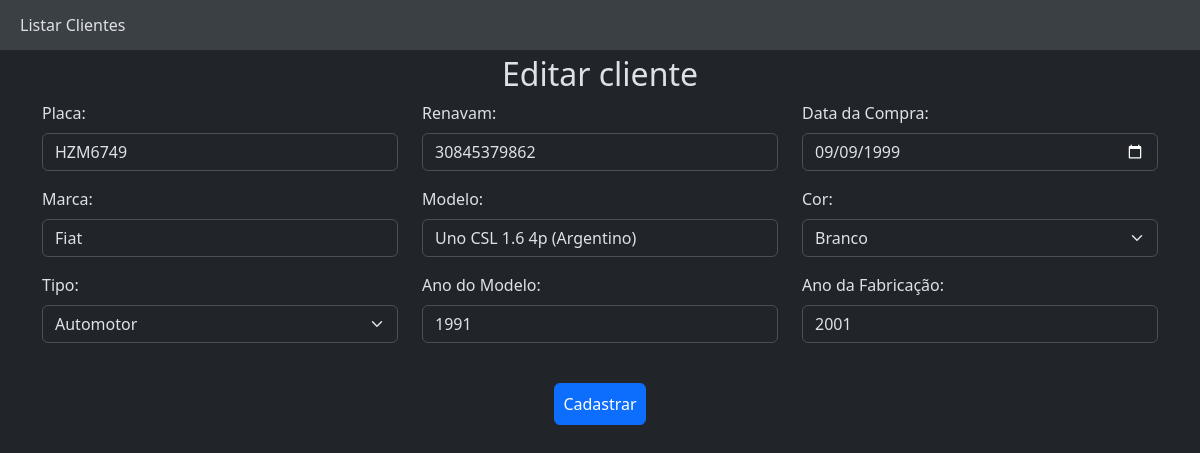
/atualizar.php?codigo=6, run on the app's committed database.
### tables this page shows
CREATE TABLE IF NOT EXISTS `carro` (
  `codigo` int(5) NOT NULL AUTO_INCREMENT,
  `placa` varchar(7) DEFAULT NULL,
  `renavam` varchar(11) DEFAULT NULL,
  `data_compra` date DEFAULT NULL,
  `marca` varchar(30) DEFAULT NULL,
  `modelo` varchar(45) DEFAULT NULL,
  `cor` int(1) DEFAULT NULL,
  `tipo` varchar(1) DEFAULT NULL,
  `ano_modelo` int(4) DEFAULT NULL,
  `ano_fabricacao` int(4) DEFAULT NULL,
  PRIMARY KEY (`codigo`)
);

### classes/bancoDeDados/Conexao.php (called while the page is built)
<?php
class Conexao
{
    public function getConexao()
    {
        $host = 'localhost';
        $port = 3306;
        $dbName = 'carros_crud';
        $usuario = 'root';
        $senha = '';
        $con = new PDO
        (
            "mysql:host=" . $host . ";port=" . $port . ";dbname=" . $dbName . "",
            $usuario,
            $senha
        );
        return $con;
    }
}
?>

### classes/bancoDeDados/Carro.php (called while the page is built, shortened)
<?php
require 'Conexao.php';
class Carro
{
    private $conexao;
    public function __construct()
    {
        $con = new Conexao();
        $this->conexao = $con->getConexao();
    }
    private function mapear($q)
    {
        $listaDeCarros = [];
        foreach ($q as $dados) {
            $carro = new CarroModel();
            $carro->codigo = $dados['codigo'];
            $carro->placa = $dados['placa'];
            $carro->renavam = $dados['renavam'];
            $carro->data_compra = $dados['data_compra'];
            $carro->marca = $dados['marca'];
            $carro->modelo = $dados['modelo'];
            $carro->cor = $dados['cor'];
            $carro->tipo = $dados['tipo'];
            $carro->ano_modelo = $dados['ano_modelo'];
            $carro->ano_fabricacao = $dados['ano_fabricacao'];
            $listaDeCarros[] = $carro;
        }
        return $listaDeCarros;
    }
    public function pesquisarPorCodigo($codigo, $limite = 10000)
    {
        $sql = "select * from carro where codigo = :codigo limit " . $limite;
        $q = $this->conexao->prepare($sql);
        $q->bindParam(':codigo', $codigo);
        $q->execute();
        return $this->mapear($q);
    }
    public function getCarro($codigo)
    {
        $carro = new CarroModel();
        $arrayCarro = $this->pesquisarPorCodigo($codigo, 1);
        if (count($arrayCarro) > 0) {
            $carro = $arrayCarro[0];
        }
        return $carro;
    }
}
?>

### atualizar.php (the view, shortened to what this page needs)
<?php
require 'classes/bancoDeDados/Carro.php';
$titulo = 'Novo cliente';
$acao = 'cadastrar.php';
$carro = new CarroModel();
if (isset($_GET['codigo'])) {
    $codigo = $_GET['codigo'];
    $titulo = 'Editar cliente';
    $acao = 'editar.php';
    $c = new Carro();
    $carro = $c->getCarro($codigo);
}
?>
<!DOCTYPE html>
<html lang="pt-br" data-bs-theme="dark">
<head>
    <link href="https://cdn.jsdelivr.net/npm/bootstrap@5.3.1/dist/css/bootstrap.min.css" rel="stylesheet"
>
    <link rel="stylesheet" href="style.css">
</head>
<body>
    <nav>
        <a class="navA" href="index.php">Listar Clientes</a>
    </nav>
    <div class="container">
        <form method="post" class="form mb-5" action="<?php echo $acao; ?>">
            <h2>
                <?php echo $titulo; ?>
            </h2>
            <div class="row">
                <div class="col-4 mb-3">
                    <label for="placa" class="form-label">Placa:</label><br>
                    <input value= "<?php echo $carro->placa; ?>"type="text" id="placa" name="placa" class="form-control">
                </div>
                <div class="col-4 mb-3">
                    <label for="renavam" class="form-label">Renavam:</label><br>
                    <input value= "<?php echo $carro->renavam; ?>" type="text" id="renavam" name="renavam" class="form-control">
                </div>
                <div class="col-4 mb-3">
                    <label for="data_compra" class="form-label">Data da Compra:</label><br>
                    <input value= "<?php echo $carro->data_compra; ?>" type="date" id="data_compra" name="data_compra" class="form-control">
                </div>
                <div class="col-4 mb-3">
                    <label for="marca" class="form-label">Marca:</label><br>
                    <input value= "<?php echo $carro->marca; ?>" type="text" id="marca" name="marca" class="form-control">
                </div>
                <div class="col-4 mb-3">
                    <label for="modelo" class="form-label">Modelo:</label><br>
                    <input value= "<?php echo $carro->modelo; ?>" type="text" id="modelo" name="modelo" class="form-control">
                </div>
                <div class="col-4 mb-3">
                    <label for="cor" class="form-label">Cor:</label><br>
                    <select name="cor" id="cor" class="form-select">
                        <option value="4" <?php echo $carro->cor == '4' ? 'selected' : null; ?>>Branco</option>
                    </select>
                </div>
                <div class="col-4 mb-3">
                    <label for="tipo" class="form-label">Tipo:</label><br>
                    <select name="tipo" id="tipo" class="form-select">
                        <option value="a" <?php echo $carro->tipo == 'a' ? 'selected' : null; ?>>Automotor</option>
                    </select>
                </div>
                <div class="col-4 mb-3">
                    <label for="ano_modelo" class="form-label">Ano do Modelo:</label><br>
                    <input value= "<?php echo $carro->ano_modelo; ?>" type="text" id="ano_modelo" name="ano_modelo" class="form-control">
                </div>
                <div class="col-4 mb-3">
                    <label for="ano_fabricacao" class="form-label">Ano da Fabricação:</label><br>
                    <input value= "<?php echo $carro->ano_fabricacao; ?>" type="text" id="ano_fabricacao" name="ano_fabricacao" class="form-control">
                </div>
            </div>
            <div class="row">
                <div class="col colBotao">
                    <button type="submit" class="btn btn-primary mt-4 p-2">Cadastrar</button>
                </div>
            </div>
    </div>
</body>
</html>

### style.css (style rules this page uses)
h2 { text-align: center; }
form { justify-content: center; }
.col { margin: auto auto; }
nav { top: 0; left: 0; right: 0; background-color: #3b4045; height: 50px; display: flex; align-items: center; padding: 0 20px; margin-bottom: 5px; }
.navA { text-decoration: none; color: #DEE2E6; }
.colBotao { display: flex; justify-content: center; }

### data on the page
carro: placa "HZM6749", renavam "30845379862", data_compra "09/09/1999", marca "Fiat", modelo "Uno CSL 1.6 4p (Argentino)", cor "Branco", tipo "Automotor", ano_modelo "1991", ano_fabricacao "2001"

### other printed values
$titulo "Editar cliente"
